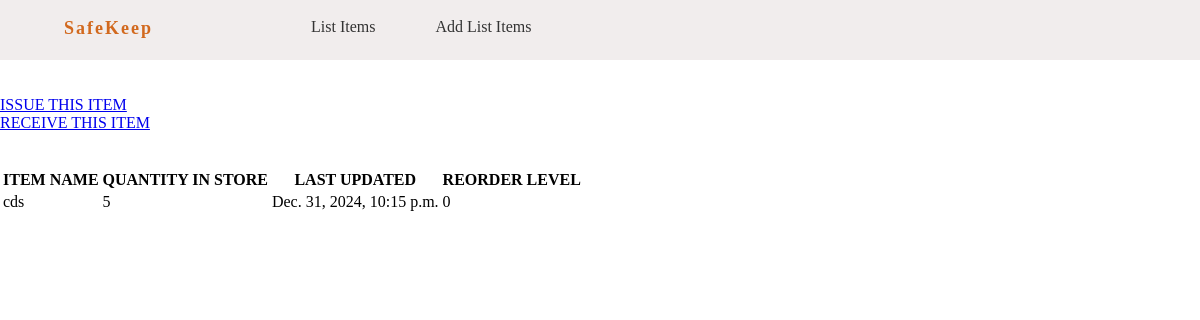
Page /stock_detail/11/ on the committed database.
### inventorymgmt/models.py (models this page shows, shortened)
class Stock(models.Model):
    catagory = models.ForeignKey(Catagory, on_delete=models.CASCADE)
    item_name = models.CharField(max_length=50, blank=False , null=True)
    quantity = models.IntegerField(default='0', blank=False , null=True)
    receive_quantity= models.IntegerField(default='0', blank=True , null=True)
    receive_by = models.CharField(max_length=50, blank=True , null=True)
    issue_quantity = models.IntegerField(default='0', blank=True , null=True)
    issue_by = models.CharField(max_length=50, blank=True , null=True)
    issue_to = models.CharField(max_length=50, blank=True , null=True)
    phone_number = models.CharField(max_length=50, blank=True , null=True)
    created_by = models.CharField(max_length=50, blank=True , null=True)
    reorder_level = models.IntegerField(default='0', blank=True , null=True)
    last_updated = models.DateTimeField(auto_now_add=False, auto_now=True)
    creation_date = models.DateTimeField(auto_now_add=True, auto_now=False)
    export_to_csv = models.BooleanField(default=False)

### inventorymgmt/views.py (the view)
# urls.py: path('stock_detail/<str:pk>/', views.stock_detail, name="stock_detail"),
def stock_detail(request, pk):
	queryset = models.Stock.objects.get(id=pk)
	context = {
		"queryset": queryset,
	}
	return render(request, "stock_detail.html", context)

### inventorymgmt/templates/stock_detail.html (shortened to what this page needs)
{% load static %}
<!DOCTYPE html>
<html lang="en">
<head>
    <link rel="stylesheet" href="{% static 'css/add_items.css' %}">
</head>
{% include 'navbar.html' %}
<body style="margin-top: 6rem;">
    <a href="{% url 'issue_items' queryset.id %}"><div class='btn btn-danger'>ISSUE THIS ITEM</div></a>
    <a href="{% url 'receive_items' queryset.id %}"><div class='btn btn-primary'>RECEIVE THIS ITEM</div></a>
        <br><br>
        <div class="display_table">
          <table class='table'>
                  <tr>
                    <th>ITEM NAME</th>
                    <th>QUANTITY IN STORE</th>
                    <th>LAST UPDATED</th>
                    <th>REORDER LEVEL</th>
                  </tr>
                  <tr>
                    <td>{{queryset.item_name}}</td>
                    <td>{{queryset.quantity}}</td>
                    <td>{{queryset.last_updated}}</td>
                    <td>{{queryset.reorder_level}}</td>
                  </tr>
          </table>
        </div>
</body>
</html>

### inventorymgmt/static/css/add_items.css (style rules this page uses)
body { margin-top: 6rem; }

### inventorymgmt/templates/navbar.html (style rules this page uses)
a { padding-top: 10px; }
body { margin:0 ; padding:0; box-sizing: border-box; }

### rows in the picture
Stock: item_name "cds", quantity "5", last_updated "Dec. 31, 2024, 10:15 p.m.", reorder_level "0"
